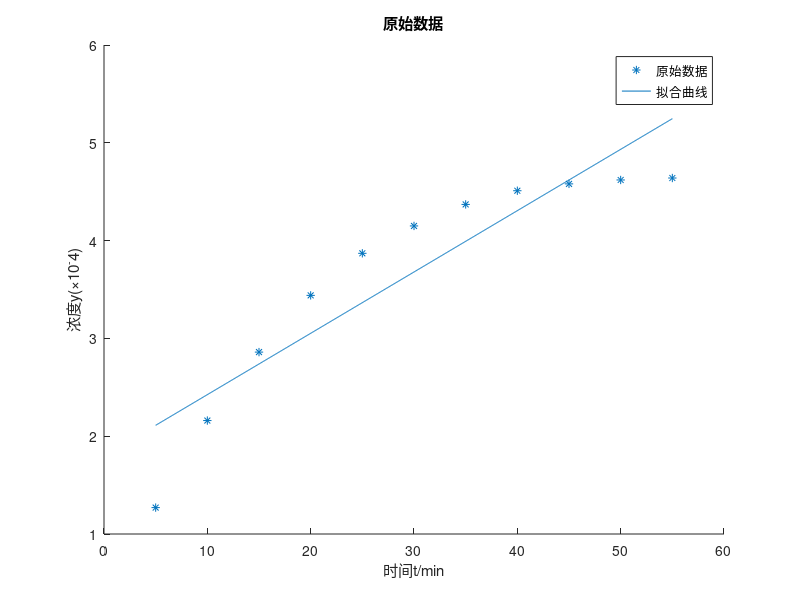

MATLAB code to generate this figure:
function test2
%数值分析上机实验二：编制多项式最小二乘拟合程序，并对习题3.9中的数据进行最小二乘拟合
%输入：
%输出：

%%原始数据
x_origin=5:5:55;
y_origin=[1.27 2.16 2.86 3.44 3.87 4.15 4.37 4.51 4.58 4.62 4.64];
scatter(x_origin,y_origin,'*');
title('原始数据');
xlabel('时间t/min');
ylabel('浓度y(×10^-4)');
hold on;
%% 选择拟合类型
fun = listdlg(...
    "ListString",{'多项式最小二乘拟合','指数型转多项式最小二乘拟合','正交化多项式最小二乘拟合'}, ...
    "SelectionMode","single", ...
    "PromptString",'请选择拟合类型'...
    );
if(fun==1)
    x0=x_origin;
    y0=y_origin;
elseif(fun==2)
    x0=1./x_origin;
    y0=log(y_origin);
elseif(fun==3)
    x0=x_origin;
    y0=y_origin;
else
    errordlg('ERROR:拟合类型选择错误')
end
%% 输入拟合阶次
n=inputdlg({'请输入拟合阶次:'},'拟合阶次',1,{'1'});
n=str2double(char(n));
%% 多项式拟合
alpha=polyfit(x0,y0,n);
%多项式拟合误差
y_hat=polyval(alpha,x0);
r=(y0-y_hat)*(y0-y_hat)';
%% 绘制拟合图像
x_start=x_origin(1);
x_end=x_origin(end);
if(fun==1)
    x=x_start:0.05:x_end;
    y=polyval(alpha,x);
    plot(x,y)
    fprintf('%g次多项式拟合\n',n);
    disp(['平方误差：',sprintf('%g',r)]);
    disp(['参数alpha：',sprintf('%g\t',alpha)])
elseif(fun==2)
    x=x_start:0.05:x_end;
    y=exp(alpha(2)).*exp(alpha(1)./x);
    fprintf('指数型转%g次多项式拟合\n',n);
    disp(['平方误差：',sprintf('%g',r)]);
    disp(['参数alpha：',sprintf('%g\t',alpha)])
    plot(x,y)
elseif(fun==3)
    w=ones(1,length(x_origin));
    dlsa(x_origin,y_origin,w,n);
end
legend('原始数据','拟合曲线')

%%
function [a,b,c,alpha,r]=dlsa(x,y,w,n)
%功能：用正交化方法对离散数据做多项式最小二乘拟合
%输入：m+1个离散点(x,y,w)，x，y，w分别用行向量给出
%   拟合多项式的次数n，0<n<m
%输出：三项递推公式的参数a，b，拟合多项式s(x)的系数c和alpha
%   平方误差r=(y-s,y-s)，并作离散点列和拟合曲线的图形
m=length(x)-1;
if(n<1||n>=m)
    errordlg('错误：n<1或者n>=m!');
    return;
end
%求三项递推公式的参数a，b，拟合多项式s(x)的系数c，其中d(k)=(y,sk)
s1=0; s2=ones(1,m+1); v2=sum(w);
d(1)=y*w'; c(1)=d(1)/v2;
for k=1:n
    xs=x.*s2.^2*w';
    a(k)=xs/v2;
    if(k==1)
        b(k)=0;
    else
        b(k)=v2/v1;
    end
    s3=(x-a(k)).*s2-b(k)*s1;
    v3=s3.^2*w';
    d(k+1)=y.*s3*w';
    c(k+1)=d(k+1)/v3;
    s1=s2;
    s2=s3;
    v1=v2;
    v2=v3;
end
%求平方误差
r=y.*y*w'-c*d';
%求拟合多项式s(x)的降幂系数alpha
alpha=zeros(1,n+1);
T=zeros(n+1,n+2);
T(:,2)=ones(n+1,1);
T(2,3)=-a(1);
if(n>=2)
    for k=3:n+1
        for i=3:k+1
            T(k,i)=T(k-1,i)-a(k-1)*T(k-1,i-1)-b(k-1)*T(k-2,i-2);
        end
    end
end
for i=1:n+1
    for k=i:n+1
        alpha(n+2-i)=alpha(n+2-i)+c(k)*T(k,k+2-i);
    end
end
%用秦九韶方法计算s(t)的输出序列(t,s)
xmin=min(x);
xmax=max(x);
dx=(xmax-xmin)/(25*m);
t=(xmin-dx):dx:(xmax+dx);
s=alpha(1);
for k=2:n+1
    s=s.*t+alpha(k);
end
%输出点列x-y和拟合曲线t-s的图形
plot(x,y,'*',t,s,'-');
title('离散数据的多项式拟合');
xlabel('x');ylabel('y');
disp('正交化多项式最小二乘拟合');
disp(['平方误差：',sprintf('%g',r)]);
disp(['参数alpha：',sprintf('%g\t',alpha)])
grid on;